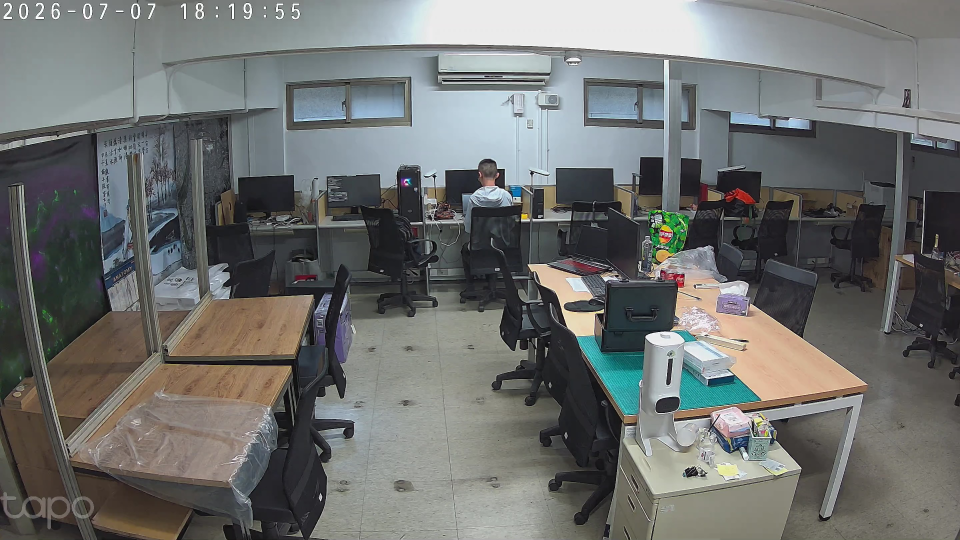
#> input picture test/static_frame.jpg, 2880 x 1620 px (shown at 1/3 size)
$ python calibrate_boundary.py
#> lines starting #> are read from the running program, lines starting #| are printed output that depends on the picture
"""Calibrate floor Homography with conceptual origin TL=(0,0).

You do NOT need to click the real top-left corner if it is occluded.
Only click visible floor tile corners, and enter world coords relative
to the imagined top-left of your ROI.

Example: if the leftmost full-visible tile corner is 35 cm right of your
virtual origin and 90 cm down -> enter: 35 90

Usage:
  python calibrate_boundary.py
  python calibrate_boundary.py --width 530 --height 540
"""

from __future__ import annotations

import argparse
import json
from datetime import datetime, timezone
from pathlib import Path

import cv2
import numpy as np

DEFAULT_IMAGE = Path(__file__).resolve().parent / "test" / "static_frame.jpg"
DEFAULT_OUT = Path(__file__).resolve().parent / "calibration" / "homography.json"


def imread_unicode(path: Path) -> np.ndarray | None:
    data = np.fromfile(str(path), dtype=np.uint8)
    if data.size == 0:
        return None
    return cv2.imdecode(data, cv2.IMREAD_COLOR)


def resize_for_preview(frame: np.ndarray, max_width: int) -> tuple[np.ndarray, float]:
    h, w = frame.shape[:2]
    if max_width <= 0 or w <= max_width:
        return frame.copy(), 1.0
    scale = max_width / float(w)
    view = cv2.resize(frame, (max_width, int(h * scale)), interpolation=cv2.INTER_AREA)
    return view, scale


def parse_args() -> argparse.Namespace:
    p = argparse.ArgumentParser(description="Calibrate with conceptual TL=(0,0)")
    p.add_argument("image", nargs="?", default=str(DEFAULT_IMAGE))
    p.add_argument("--width", type=float, default=530.0, help="ROI width cm")
    p.add_argument("--height", type=float, default=540.0, help="ROI height cm")
    p.add_argument("--max-width", type=int, default=1280)
    p.add_argument("--out", default=str(DEFAULT_OUT))
    p.add_argument("--tile-cm", type=float, default=45.0)
    return p.parse_args()


def draw_points(
    view: np.ndarray,
    img_points: list[tuple[float, float]],
    scale: float,
    width_cm: float,
    height_cm: float,
) -> np.ndarray:
    canvas = view.copy()
    for i, (x, y) in enumerate(img_points, start=1):
        px, py = int(round(x * scale)), int(round(y * scale))
        cv2.circle(canvas, (px, py), 8, (255, 0, 0), -1, lineType=cv2.LINE_AA)
        cv2.circle(canvas, (px, py), 10, (0, 255, 255), 2, lineType=cv2.LINE_AA)
        cv2.putText(
            canvas,
            str(i),
            (px + 12, py - 12),
            cv2.FONT_HERSHEY_SIMPLEX,
            0.8,
            (0, 255, 255),
            2,
            cv2.LINE_AA,
        )
    tip = f"points={len(img_points)}  click FLOOR only  [c]ontinue  [u]ndo  [r]eset  [q]uit"
    cv2.putText(canvas, tip, (20, 40), cv2.FONT_HERSHEY_SIMPLEX, 0.65, (0, 255, 0), 2, cv2.LINE_AA)
    cv2.putText(
        canvas,
        f"Virtual origin TL=(0,0) | ROI {width_cm:g}x{height_cm:g} cm (need not be clickable)",
        (20, 75),
        cv2.FONT_HERSHEY_SIMPLEX,
        0.6,
        (0, 255, 0),
        2,
        cv2.LINE_AA,
    )
    return canvas


# [90 lines left out: functions ask_world_points, make_bird_eye, save_calibration, not called in this run]


def main() -> None:
    args = parse_args()
    image_path = Path(args.image)
    image = imread_unicode(image_path)
#> in imread_unicode, returned value is the input picture: shape (1620, 2880, 3); mean B, G, R 110.1, 111.8, 109.9
    if image is None:
        raise SystemExit(f"無法讀取影像：{image_path}")

    h0, w0 = image.shape[:2]
#> h0 = 1620; w0 = 2880
    view, scale = resize_for_preview(image, args.max_width)
#> in resize_for_preview, `view = cv2.resize(frame, (max_width, int(h * scale)), interpolation=cv..`:
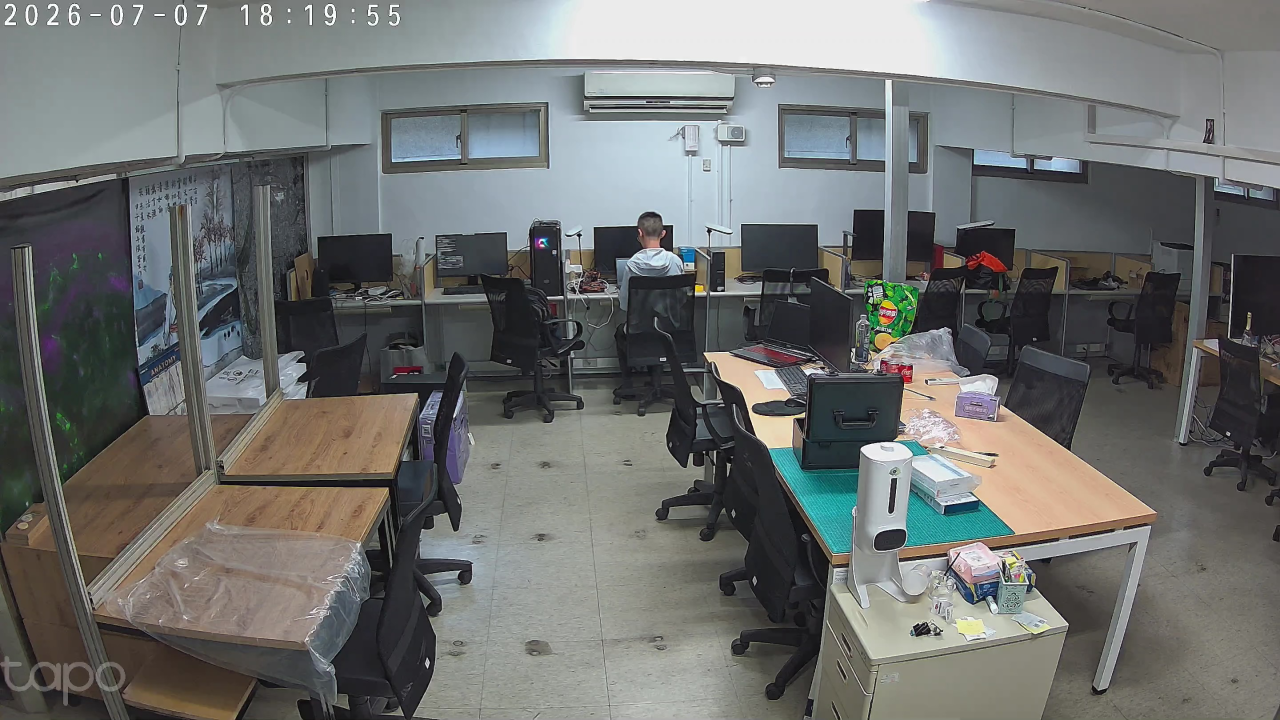
#> view: shape (720, 1280, 3); mean B, G, R 110.1, 111.8, 109.9
#> scale = 0.444
    img_points: list[tuple[float, float]] = []

    win = "Calibrate Virtual Origin TL=(0,0)"
    cv2.namedWindow(win, cv2.WINDOW_NORMAL)

    # [6 lines left out: function on_mouse, not called in this run]

    cv2.setMouseCallback(win, on_mouse)
    print("原點左上角若被擋住：不用點它。")
    print("只點看得到的地板磚角，之後輸入相對虛擬 (0,0) 的 cm 座標。")
    print("建議 8~12 點，左半邊多點一些。按 c 繼續。")

    while True:
        canvas = draw_points(view, img_points, scale, args.width, args.height)
#> in draw_points, `cv2.putText( canvas, f"Virtual origin TL=(0,0) | ROI {width_cm:g}x{hei..`:
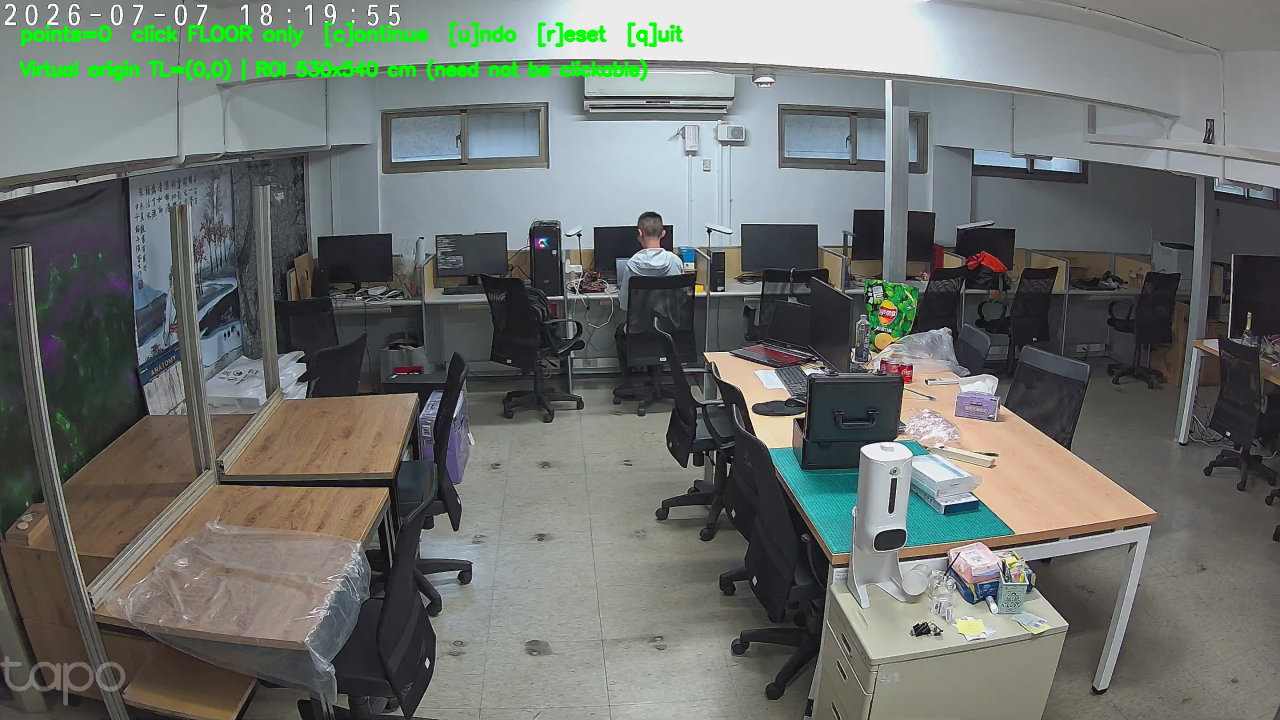
#> canvas: shape (720, 1280, 3); mean B, G, R 108.5, 112.9, 108.4
        cv2.imshow(win, canvas)
        key = cv2.waitKey(20) & 0xFF
#> (key q is pressed here)
        if key in (ord("q"), 27):
            cv2.destroyAllWindows()
            return
        if key == ord("u") and img_points:
            removed = img_points.pop()
            print(f"撤銷：({removed[0]:.1f}, {removed[1]:.1f})")
        elif key == ord("r"):
            img_points.clear()
            print("已重設。")
        elif key == ord("c"):
            if len(img_points) < 4:
                print(f"目前 {len(img_points)} 點，至少要 4 點。")
                continue
            break

    cv2.destroyWindow(win)
    world_points = ask_world_points(len(img_points), args.tile_cm, args.width, args.height)

    src = np.array(img_points, dtype=np.float64)
    dst = np.array(world_points, dtype=np.float64)
    h_mat, _ = cv2.findHomography(src, dst, method=0)
    if h_mat is None:
        raise SystemExit("Homography 計算失敗。")

    projected = cv2.perspectiveTransform(src.reshape(-1, 1, 2), h_mat).reshape(-1, 2)
    errs = np.linalg.norm(projected - dst, axis=1)
    mean_err = float(errs.mean())
    print("Homography H:")
    print(h_mat)
    print(f"平均重投影誤差：{mean_err:.2f} cm")
    for i, e in enumerate(errs, start=1):
        print(f"  點 {i} 誤差：{float(e):.2f} cm")

    bird = make_bird_eye(image, h_mat, args.width, args.height)
    bird_view, _ = resize_for_preview(bird, args.max_width)
    result_win = "Bird Eye (s=save, q=quit)"
    cv2.namedWindow(result_win, cv2.WINDOW_NORMAL)
    while True:
        show = bird_view.copy()
        cv2.putText(
            show,
            f"mean err {mean_err:.2f} cm  virtual TL=(0,0)  [s]ave  [q]uit",
            (20, 40),
            cv2.FONT_HERSHEY_SIMPLEX,
            0.7,
            (0, 255, 0),
            2,
            cv2.LINE_AA,
        )
        cv2.imshow(result_win, show)
        key = cv2.waitKey(20) & 0xFF
        if key == ord("s"):
            save_calibration(
                Path(args.out),
                image_path,
                img_points,
                world_points,
                h_mat,
                args.width,
                args.height,
                args.tile_cm,
                (w0, h0),
                mean_err,
            )
        elif key in (ord("q"), 27):
            break
    cv2.destroyAllWindows()


if __name__ == "__main__":
    main()

$ run again, with test/error_comp_four_points.jpg copied over test/static_frame.jpg
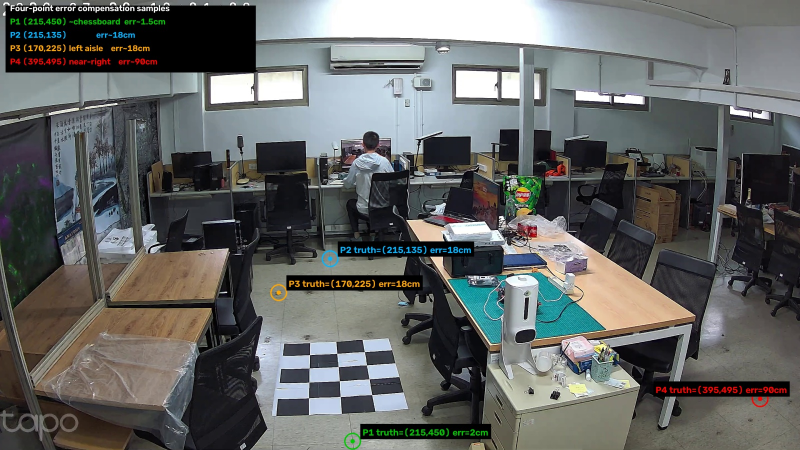
#> input picture test/error_comp_four_points.jpg, 1600 x 900 px (shown at 1/2 size)
#> in imread_unicode, returned value is the input picture: shape (900, 1600, 3); mean B, G, R 99.5, 100.9, 98.9
#> in resize_for_preview, `view = cv2.resize(frame, (max_width, int(h * scale)), interpolation=cv..`:
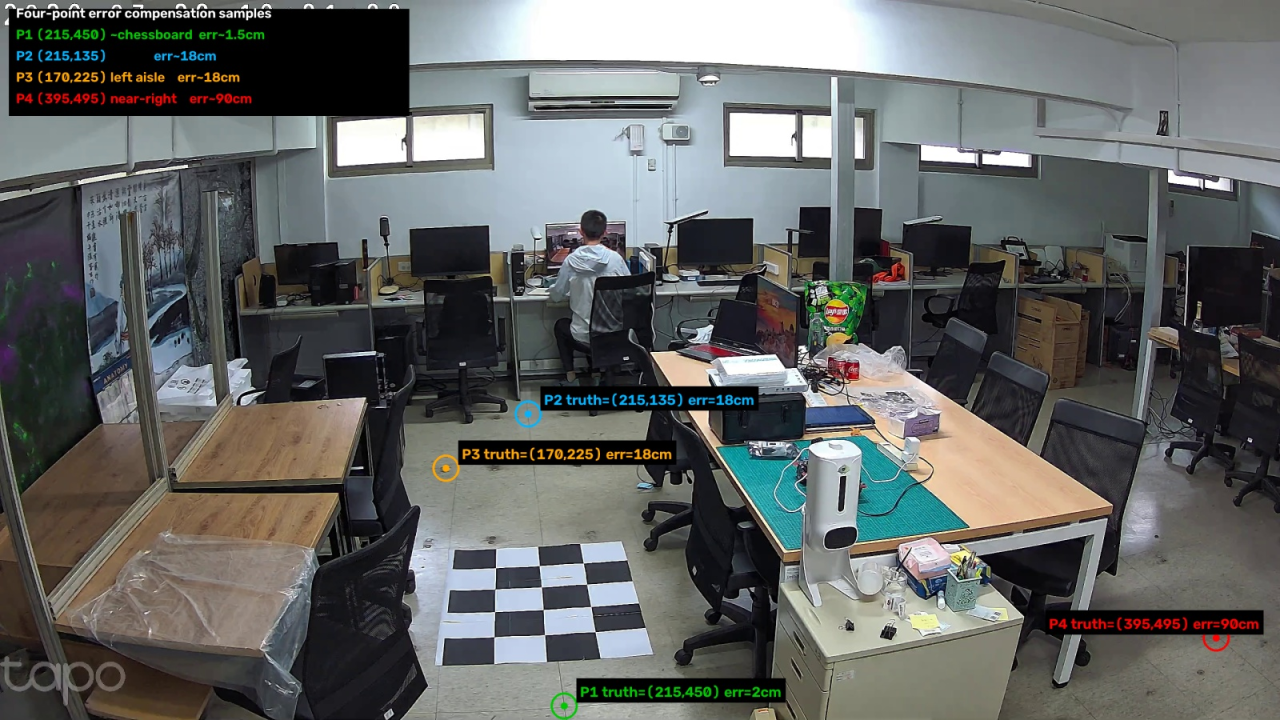
#> view: shape (720, 1280, 3); mean B, G, R 99.5, 100.9, 98.9
#> in main, `view, scale = resize_for_preview(image, args.max_width)`: scale = 0.8
#> in draw_points, `cv2.putText( canvas, f"Virtual origin TL=(0,0) | ROI {width_cm:g}x{hei..`:
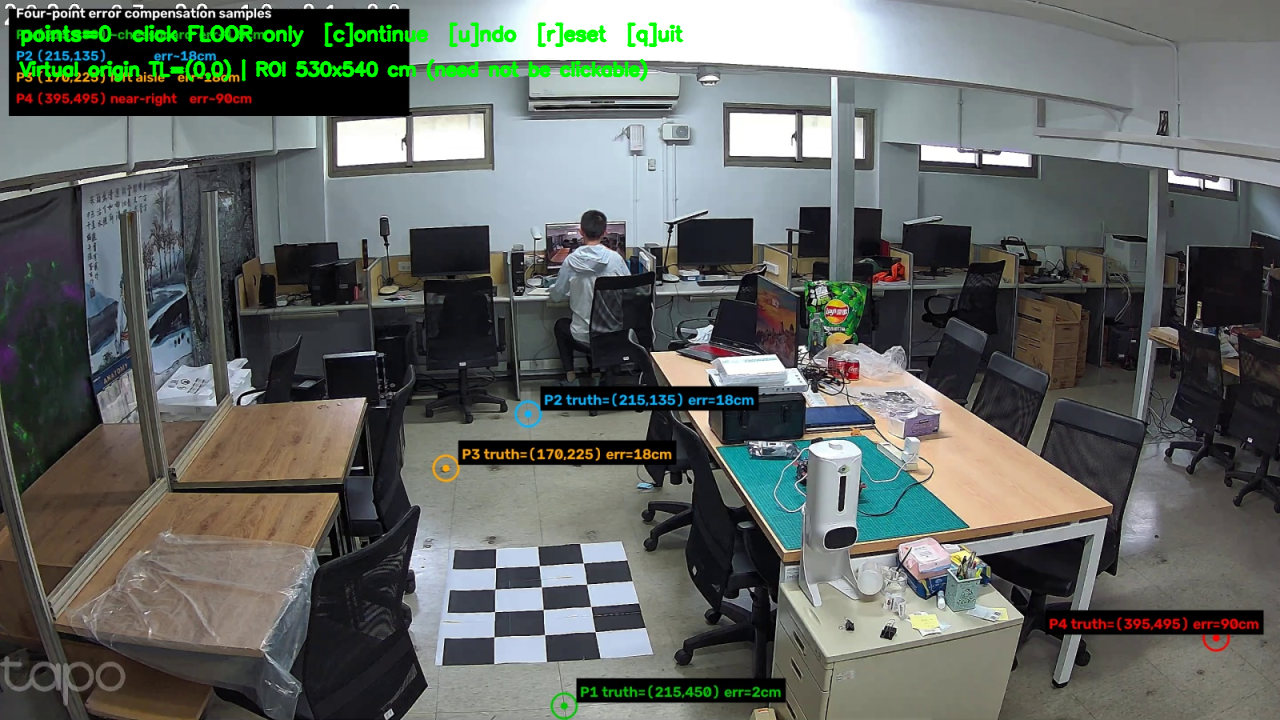
#> canvas: shape (720, 1280, 3); mean B, G, R 98.6, 102.7, 98
